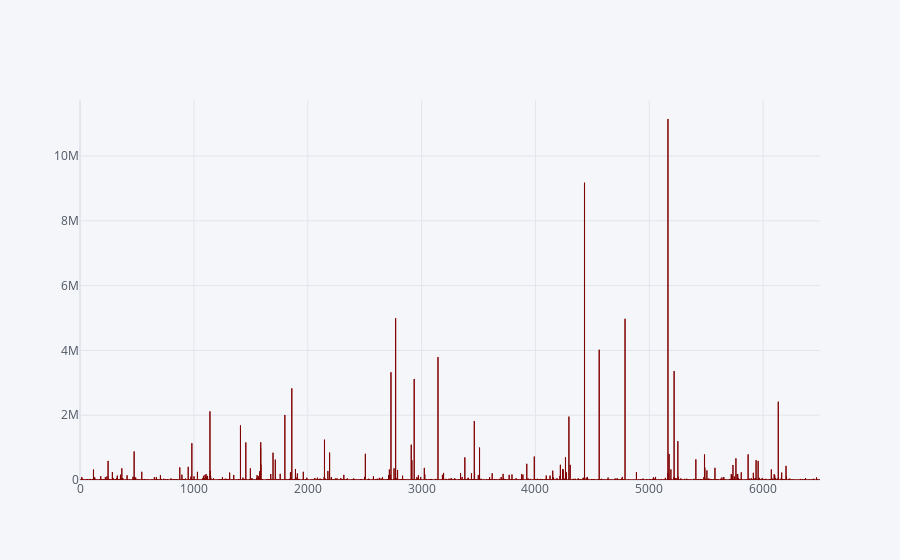

The notebook cell this image was saved under:
### Code cell
train['Cost'].iplot(kind='bar',color='maroon')  # Bar plot for Cost - Target

### Figure 1 — Plotly figure (JSON) as saved in the notebook; plotly's stock layout.template omitted (floating-point values rounded to 4 significant figures; data arrays with more than 128 entries replaced by an {"elided": "..."} marker saying what was removed)
{"data": [{"marker": {"color": "rgba(128, 0, 0, 0.6)", "line": {"color": "rgba(128, 0, 0, 1.0)", "width": 1}}, "name": "Cost", "orientation": "v", "text": "", "type": "bar", "x": {"elided": "6500 int values"}, "y": {"elided": "6500 float values"}}], "layout": {"legend": {"bgcolor": "#F5F6F9", "font": {"color": "#4D5663"}}, "paper_bgcolor": "#F5F6F9", "plot_bgcolor": "#F5F6F9", "title": {"font": {"color": "#4D5663"}}, "xaxis": {"gridcolor": "#E1E5ED", "showgrid": true, "tickfont": {"color": "#4D5663"}, "title": {"font": {"color": "#4D5663"}, "text": ""}, "zerolinecolor": "#E1E5ED"}, "yaxis": {"gridcolor": "#E1E5ED", "showgrid": true, "tickfont": {"color": "#4D5663"}, "title": {"font": {"color": "#4D5663"}, "text": ""}, "zerolinecolor": "#E1E5ED"}}}
